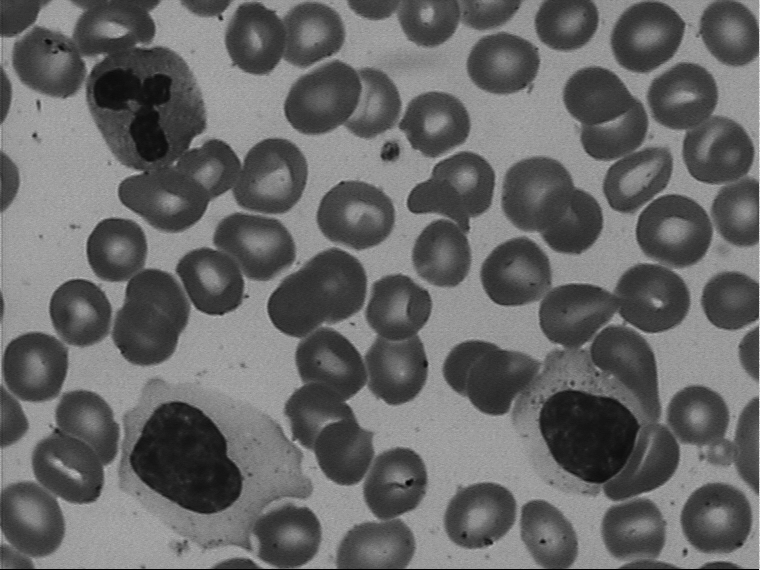
#> input picture test.bmp, 760 x 570 px
$ python EMForGMM.py
#> lines starting #> are read from the running program, lines starting #| are printed output that depends on the picture
# -*- coding: utf-8 -*-
"""
Created on Sun May 24 21:31:26 2020

@author: jc-chen97
"""
import numpy as np
import cv2
import matplotlib.pyplot as plt

'''
 data:input data
   N*C, N is sample number, C is sample's channel
 mu:The means of K distributions
   C*K, C is sample's channel,K is number of Gaussian distributions
 delta:The covariances of K distributions
   C*C*K,
 prior:
   1*K,
 responds:
   N*K,
'''
# 1.load data
# Take pictures, for example
data = cv2.imread('test.bmp',0)
#> data is the input picture: shape (570, 760); min 0, max 239, mean 103
data = cv2.GaussianBlur(data,(21,21),1)
hist = cv2.calcHist([data],[0],None,[256],[0,256])
#> hist = 256 values, max 13494 at index 153, min 0 at index 0, mean 1692.2
data = data/255
h,w = data.shape[:2]
#> h = 570; w = 760
data = data.reshape(h*w,-1)
N,C = data.shape                    #Just make sure that the size of the data is N*C
#> N = 433200; C = 1

# 2.Initialize parameter
K = 3                              # The number of Gaussian distributions
mu = np.zeros((C,K))                # The means of K distributions
#> mu = [[0, 0, 0]]
delta = np.zeros((C,C,K))           # The covariances of K distributions
#> delta = [[0, 0, 0]]
iter_num = 500                      # Maximum number of iterations
np.random.seed(0)
for k in range(K):
    # initializes the parameters of the K group distribution
    mu[:,k] = np.random.normal(loc=0, scale= np.sqrt(2. / K), size=(C,1)).reshape(-1,)
    delta[:,:,k] = np.identity(C)
#> after the loop, delta = [[1, 1, 1]]; mu = [[1.44, 0.327, 0.799]]
prior = np.ones((1,K))/K            # Prior probability
responds = np.zeros((N,K))          # responsibilities
# A special form of the gaussian. The implement of parallel computing.
Gaussian_kernel= lambda x,mu,delta_inv: np.exp(-0.5*np.sum((x-mu).T*np.dot(delta_inv,(x-mu)).T,1))
likelihood = 0
likelihood_last = 0
# main loop
for i in range(iter_num):
    # E step
    print('Now we are in E step')
    for k in range(K):
        # For kth distribution
        delta_det = np.linalg.det(delta[:,:,k])+1e-6
        delta_inv = np.linalg.inv(delta[:,:,k]+1e-6*np.identity(C))
        u = np.expand_dims(mu[:,k],axis=1)
        responds[:,k] = Gaussian_kernel(data.T,u,delta_inv)/ delta_det**0.5
    responds = responds * prior

    likelihood_last = likelihood
    likelihood = np.log(np.sum(responds,1)).sum()
    if abs(likelihood-likelihood_last)<0.01:
        print('It is enough!')
        break
    responds = responds/responds.sum(1,keepdims = True)
    # M step
    print('Now we are in M step')
    print('likelihood is %.3f'%likelihood)
    N_k = responds.sum(0,keepdims=True)          #(1,K)
    mu = np.dot(responds.T,data).T/N_k           #(K*N x N*C).T = C*K
    prior = N_k/N                                #re-estimae prior
    for k in range(K):
        u = np.expand_dims(mu[:,k],axis=1)       #re-estimae means
        #re-estimae covariances
        delta[:,:,k] = np.dot((data.T-u),((data.T-u).T*responds[:,k].reshape(-1,1)))/N_k[0,k] #C*N x (N*C·N*1) = C*C
#> this loop made 132 passes
#> mu on passes 1 to 12: [[0.423, 0.392, 0.405]], [[0.423, 0.392, 0.405]], [[0.423, 0.392, 0.405]], [[0.423, 0.392, 0.405]], [[0.423, 0.392, 0.405]], [[0.423, 0.392, 0.405]], [[0.423, 0.392, 0.405]], [[0.424, 0.392, 0.405]], [[0.424, 0.392, 0.405]], [[0.424, 0.392, 0.405]], [[0.424, 0.392, 0.405]], [[0.424, 0.392, 0.405]]
#> after the loop, delta = [[0.000254, 0.000672, 0.0183]]


plt.close('all')
plt.plot(hist)
plt.axvline(mu[0][0]*255,color='red')
plt.axvline(mu[0][1]*255,color='red')
plt.axvline(mu[0][2]*255,color='red')
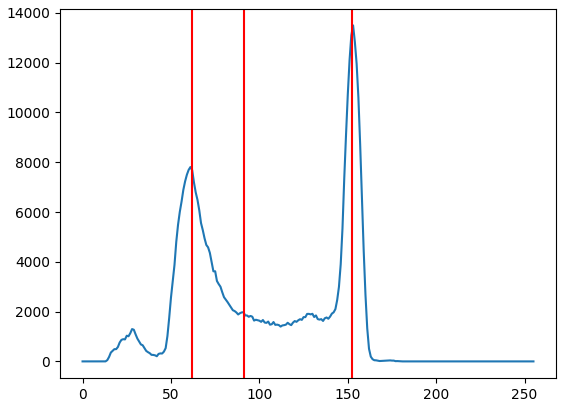
#> figure drawn by matplotlib, 1 panel; curve peaks at x = 153, y = 13494
